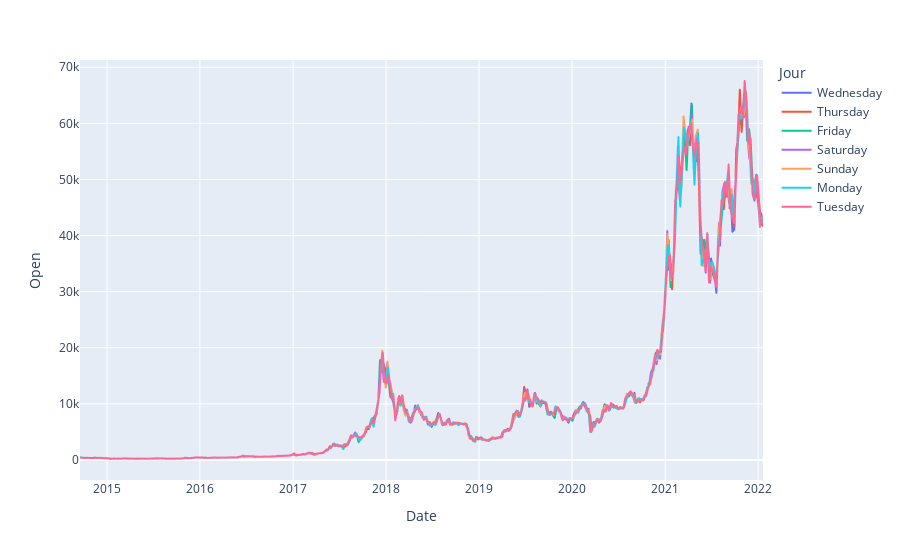

The code cell stored with this chart in its notebook:
### Markdown cell above
# Nous pouvons constater que les jours où le valeur du bitcoin est élévé sont le Samedi et le Dimanche

### Code cell
#On va generer un graphique qui montre l' evolution des cours de chaque jours en fonction des années 

px.line(data, x="Date",y="Open",color="Jour")

### Figure 1 — Plotly figure (JSON) as saved in the notebook; plotly's stock layout.template omitted (floating-point values rounded to 4 significant figures; data arrays with more than 128 entries replaced by an {"elided": "..."} marker saying what was removed)
{"data": [{"hovertemplate": "Jour=Wednesday<br>Date=%{x}<br>Open=%{y}<extra></extra>", "legendgroup": "Wednesday", "line": {"color": "#636efa", "dash": "solid"}, "marker": {"symbol": "circle"}, "mode": "lines", "name": "Wednesday", "showlegend": true, "type": "scattergl", "x": {"elided": "384 str values"}, "xaxis": "x", "y": {"elided": "384 float values"}, "yaxis": "y"}, {"hovertemplate": "Jour=Thursday<br>Date=%{x}<br>Open=%{y}<extra></extra>", "legendgroup": "Thursday", "line": {"color": "#EF553B", "dash": "solid"}, "marker": {"symbol": "circle"}, "mode": "lines", "name": "Thursday", "showlegend": true, "type": "scattergl", "x": {"elided": "384 str values"}, "xaxis": "x", "y": {"elided": "384 float values"}, "yaxis": "y"}, {"hovertemplate": "Jour=Friday<br>Date=%{x}<br>Open=%{y}<extra></extra>", "legendgroup": "Friday", "line": {"color": "#00cc96", "dash": "solid"}, "marker": {"symbol": "circle"}, "mode": "lines", "name": "Friday", "showlegend": true, "type": "scattergl", "x": {"elided": "383 str values"}, "xaxis": "x", "y": {"elided": "383 float values"}, "yaxis": "y"}, {"hovertemplate": "Jour=Saturday<br>Date=%{x}<br>Open=%{y}<extra></extra>", "legendgroup": "Saturday", "line": {"color": "#ab63fa", "dash": "solid"}, "marker": {"symbol": "circle"}, "mode": "lines", "name": "Saturday", "showlegend": true, "type": "scattergl", "x": {"elided": "383 str values"}, "xaxis": "x", "y": {"elided": "383 float values"}, "yaxis": "y"}, {"hovertemplate": "Jour=Sunday<br>Date=%{x}<br>Open=%{y}<extra></extra>", "legendgroup": "Sunday", "line": {"color": "#FFA15A", "dash": "solid"}, "marker": {"symbol": "circle"}, "mode": "lines", "name": "Sunday", "showlegend": true, "type": "scattergl", "x": {"elided": "383 str values"}, "xaxis": "x", "y": {"elided": "383 float values"}, "yaxis": "y"}, {"hovertemplate": "Jour=Monday<br>Date=%{x}<br>Open=%{y}<extra></extra>", "legendgroup": "Monday", "line": {"color": "#19d3f3", "dash": "solid"}, "marker": {"symbol": "circle"}, "mode": "lines", "name": "Monday", "showlegend": true, "type": "scattergl", "x": {"elided": "383 str values"}, "xaxis": "x", "y": {"elided": "383 float values"}, "yaxis": "y"}, {"hovertemplate": "Jour=Tuesday<br>Date=%{x}<br>Open=%{y}<extra></extra>", "legendgroup": "Tuesday", "line": {"color": "#FF6692", "dash": "solid"}, "marker": {"symbol": "circle"}, "mode": "lines", "name": "Tuesday", "showlegend": true, "type": "scattergl", "x": {"elided": "383 str values"}, "xaxis": "x", "y": {"elided": "383 float values"}, "yaxis": "y"}], "layout": {"legend": {"title": {"text": "Jour"}, "tracegroupgap": 0}, "margin": {"t": 60}, "xaxis": {"anchor": "y", "domain": [0, 1], "title": {"text": "Date"}}, "yaxis": {"anchor": "x", "domain": [0, 1], "title": {"text": "Open"}}}}
